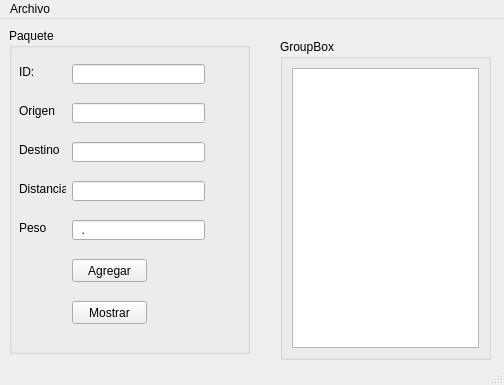
<?xml version="1.0" encoding="UTF-8"?>
<ui version="4.0">
 <class>MainWindow</class>
 <widget class="QMainWindow" name="MainWindow">
  <property name="geometry">
   <rect>
    <x>0</x>
    <y>0</y>
    <width>504</width>
    <height>385</height>
   </rect>
  </property>
  <property name="windowTitle">
   <string>MainWindow</string>
  </property>
  <widget class="QWidget" name="centralwidget">
   <widget class="QGroupBox" name="groupBox">
    <property name="geometry">
     <rect>
      <x>9</x>
      <y>9</y>
      <width>241</width>
      <height>326</height>
     </rect>
    </property>
    <property name="title">
     <string>Paquete</string>
    </property>
    <widget class="QLineEdit" name="lineEdit_3">
     <property name="geometry">
      <rect>
       <x>63</x>
       <y>114</y>
       <width>133</width>
       <height>20</height>
      </rect>
     </property>
    </widget>
    <widget class="QLabel" name="label">
     <property name="geometry">
      <rect>
       <x>10</x>
       <y>36</y>
       <width>16</width>
       <height>16</height>
      </rect>
     </property>
     <property name="text">
      <string>ID:</string>
     </property>
    </widget>
    <widget class="QLineEdit" name="lineEdit">
     <property name="geometry">
      <rect>
       <x>63</x>
       <y>36</y>
       <width>133</width>
       <height>20</height>
      </rect>
     </property>
    </widget>
    <widget class="QLineEdit" name="lineEdit_2">
     <property name="geometry">
      <rect>
       <x>63</x>
       <y>75</y>
       <width>133</width>
       <height>20</height>
      </rect>
     </property>
    </widget>
    <widget class="QLabel" name="label_3">
     <property name="geometry">
      <rect>
       <x>10</x>
       <y>114</y>
       <width>40</width>
       <height>16</height>
      </rect>
     </property>
     <property name="text">
      <string>Destino:</string>
     </property>
    </widget>
    <widget class="QPushButton" name="pushButton">
     <property name="geometry">
      <rect>
       <x>63</x>
       <y>231</y>
       <width>75</width>
       <height>23</height>
      </rect>
     </property>
     <property name="text">
      <string>Agregar</string>
     </property>
    </widget>
    <widget class="QLabel" name="label_4">
     <property name="geometry">
      <rect>
       <x>10</x>
       <y>153</y>
       <width>47</width>
       <height>16</height>
      </rect>
     </property>
     <property name="text">
      <string>Distancia:</string>
     </property>
    </widget>
    <widget class="QLineEdit" name="lineEdit_4">
     <property name="geometry">
      <rect>
       <x>63</x>
       <y>153</y>
       <width>133</width>
       <height>20</height>
      </rect>
     </property>
     <property name="inputMask">
      <string>9999</string>
     </property>
    </widget>
    <widget class="QLabel" name="label_2">
     <property name="geometry">
      <rect>
       <x>10</x>
       <y>75</y>
       <width>36</width>
       <height>16</height>
      </rect>
     </property>
     <property name="text">
      <string>Origen:</string>
     </property>
    </widget>
    <widget class="QLineEdit" name="lineEdit_5">
     <property name="geometry">
      <rect>
       <x>63</x>
       <y>192</y>
       <width>133</width>
       <height>20</height>
      </rect>
     </property>
     <property name="inputMask">
      <string>99.9</string>
     </property>
    </widget>
    <widget class="QLabel" name="label_5">
     <property name="geometry">
      <rect>
       <x>10</x>
       <y>192</y>
       <width>27</width>
       <height>16</height>
      </rect>
     </property>
     <property name="text">
      <string>Peso:</string>
     </property>
    </widget>
    <widget class="QPushButton" name="pushButton_2">
     <property name="geometry">
      <rect>
       <x>63</x>
       <y>273</y>
       <width>75</width>
       <height>23</height>
      </rect>
     </property>
     <property name="text">
      <string>Mostrar</string>
     </property>
    </widget>
   </widget>
   <widget class="QGroupBox" name="groupBox_2">
    <property name="geometry">
     <rect>
      <x>280</x>
      <y>20</y>
      <width>211</width>
      <height>321</height>
     </rect>
    </property>
    <property name="title">
     <string>GroupBox</string>
    </property>
    <layout class="QGridLayout" name="gridLayout_2">
     <item row="0" column="0">
      <widget class="QPlainTextEdit" name="plainTextEdit"/>
     </item>
    </layout>
   </widget>
  </widget>
  <widget class="QMenuBar" name="menubar">
   <property name="geometry">
    <rect>
     <x>0</x>
     <y>0</y>
     <width>504</width>
     <height>21</height>
    </rect>
   </property>
   <widget class="QMenu" name="menuArchivo">
    <property name="title">
     <string>Archivo</string>
    </property>
    <addaction name="actionAbrir"/>
    <addaction name="actionGuardar"/>
   </widget>
   <addaction name="menuArchivo"/>
  </widget>
  <widget class="QStatusBar" name="statusbar"/>
  <action name="actionAbrir">
   <property name="text">
    <string>Abrir</string>
   </property>
   <property name="shortcut">
    <string>Ctrl+O</string>
   </property>
  </action>
  <action name="actionGuardar">
   <property name="text">
    <string>Guardar</string>
   </property>
   <property name="shortcut">
    <string>Ctrl+S</string>
   </property>
  </action>
 </widget>
 <tabstops>
  <tabstop>lineEdit</tabstop>
  <tabstop>lineEdit_2</tabstop>
  <tabstop>lineEdit_3</tabstop>
  <tabstop>lineEdit_4</tabstop>
  <tabstop>lineEdit_5</tabstop>
  <tabstop>pushButton</tabstop>
  <tabstop>pushButton_2</tabstop>
 </tabstops>
 <resources/>
 <connections/>
</ui>
